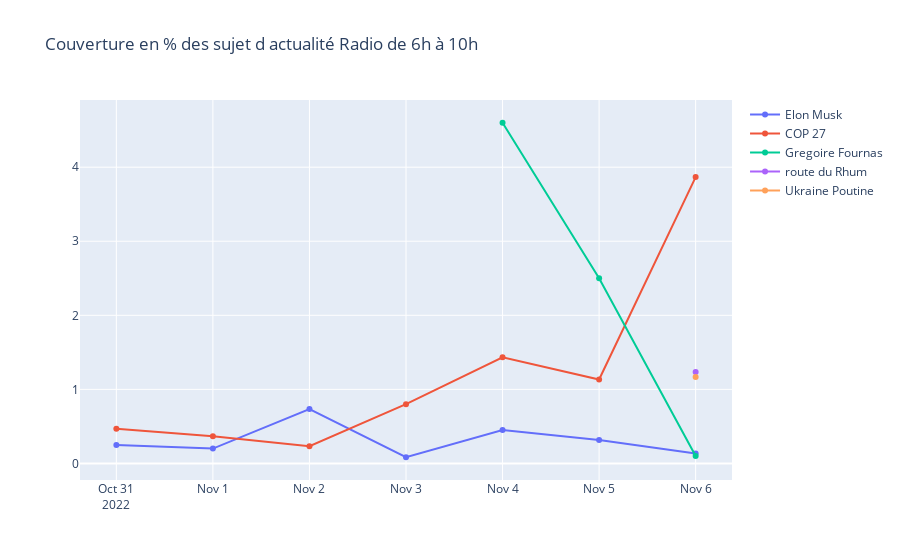

The notebook cell this image was saved under:
### Code cell
data_to_use = data_at_pick_hours_6_10[data_at_pick_hours_6_10.channel_name.isin(top_channels_radio )].copy()
data_percentage_elon = get_percentage_per_day(data_to_use[(data_to_use.keyword == 'elonmusk')])
data_percentage_cop27 = get_percentage_per_day(data_to_use[(data_to_use.keyword == 'cop27')])
data_percentage_routeduRhum = get_percentage_per_day(data_to_use[(data_to_use.keyword == 'routedurhum')])
data_percentage_gregoirefournas = get_percentage_per_day(data_to_use[(data_to_use.keyword == 'gregoirefournas')])
data_percentage_ukraine = get_percentage_per_day(data_to_use[(data_to_use.keyword == 'ukrainepoutine')])


fig = go.Figure()
fig.add_trace(go.Scatter(y=data_percentage_elon, x=data_percentage_elon.index, name='Elon Musk'))
fig.add_trace(go.Scatter(y=data_percentage_cop27, x=data_percentage_cop27.index, name='COP 27'))
fig.add_trace(go.Scatter(y=data_percentage_gregoirefournas, x=data_percentage_gregoirefournas.index, name='Gregoire Fournas'))
fig.add_trace(go.Scatter(y=data_percentage_routeduRhum, x=data_percentage_routeduRhum.index, name='route du Rhum'))
fig.add_trace(go.Scatter(y=data_percentage_ukraine, x=data_percentage_ukraine.index, name='Ukraine Poutine'))

fig.update_layout(title='Couverture en % des sujet d actualité Radio de 6h à 10h')
fig.show()

### Figure 1 — Plotly figure (JSON) as saved in the notebook; plotly's stock layout.template omitted (floating-point values rounded to 4 significant figures)
{"data": [{"name": "Elon Musk", "x": ["2022-10-31T00:00:00", "2022-11-01T00:00:00", "2022-11-02T00:00:00", "2022-11-03T00:00:00", "2022-11-04T00:00:00", "2022-11-05T00:00:00", "2022-11-06T00:00:00"], "y": [0.25, 0.2, 0.7333, 0.08333, 0.45, 0.3167, 0.1333], "type": "scatter"}, {"name": "COP 27", "x": ["2022-10-31T00:00:00", "2022-11-01T00:00:00", "2022-11-02T00:00:00", "2022-11-03T00:00:00", "2022-11-04T00:00:00", "2022-11-05T00:00:00", "2022-11-06T00:00:00"], "y": [0.4667, 0.3667, 0.2333, 0.8, 1.433, 1.133, 3.867], "type": "scatter"}, {"name": "Gregoire Fournas", "x": ["2022-11-04T00:00:00", "2022-11-05T00:00:00", "2022-11-06T00:00:00"], "y": [4.6, 2.5, 0.1], "type": "scatter"}, {"name": "route du Rhum", "x": ["2022-11-06T00:00:00"], "y": [1.233], "type": "scatter"}, {"name": "Ukraine Poutine", "x": ["2022-11-06T00:00:00"], "y": [1.167], "type": "scatter"}], "layout": {"title": {"text": "Couverture en % des sujet d actualité Radio de 6h à 10h"}}}
